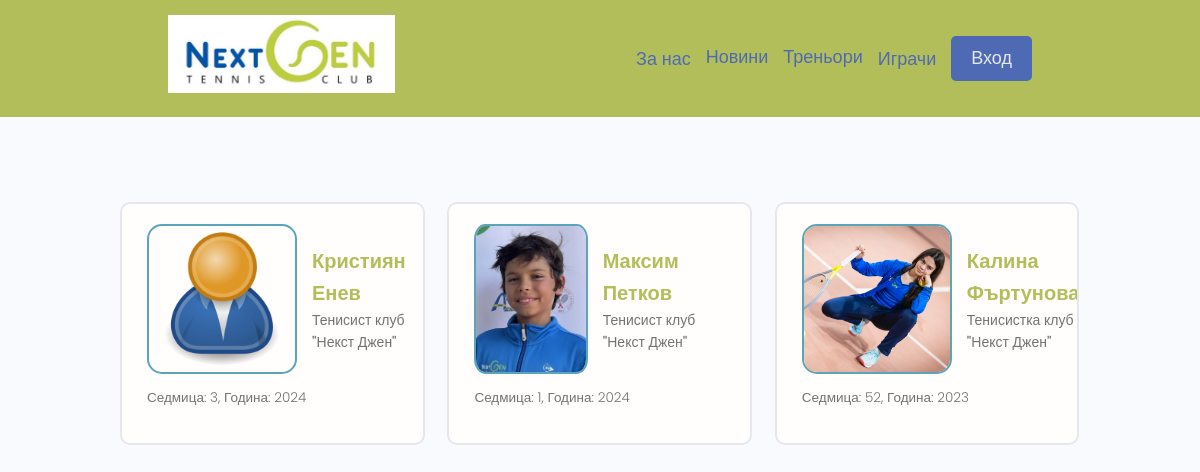
Screenshot of /profiles/playersotw/ with the database file from the repository.
### users/models.py (models this page shows, shortened)
class PlayerOTW(models.Model):
    YEARS = [(i,i) for i in range(2023,2033)]
    WEEKS = [(i,i) for i in range(1,58)]
    currentYear = datetime.datetime.now().year
    currentWeek = datetime.datetime.now().isocalendar()[1]
    player = models.ForeignKey(Profile,null=True, on_delete=models.SET_NULL)
    year = models.IntegerField(choices = YEARS, default=currentYear)
    week = models.IntegerField(choices = WEEKS, default=currentWeek)
    class Meta:
        ordering = ['-year', '-week']
        unique_together = ('week', 'year')

class Profile(models.Model):
    HAND_CHOICES=(('L', 'Лява'),('R', 'Дясна'))
    BACKHAND_CHOICES=(('S', 'С една ръка'), ('D', 'С две ръце'))
    user = models.OneToOneField(User, on_delete=models.CASCADE, null=True, blank= True)
    name = models.CharField(max_length=200, null=True, blank= True)
    email = models.EmailField(max_length=500, null=True, blank= True)
    linked_email = models.EmailField(max_length=500, null=True, blank= True)
    username = models.CharField(max_length=200, null=True, blank= True)
    location = models.CharField(max_length=200, null=True, blank= True)
    intro = models.CharField(max_length=200, null=True, blank= True)
    bio = models.TextField(null=True, blank= True)
    profile_image = models.ImageField(null=True, blank= True, upload_to='profiles', default="profiles/user-default.png")
    date_of_birth = models.DateField(null=True, blank= True)
    is_coach = models.BooleanField(default=False)
    hand = models.CharField(max_length=10, choices = HAND_CHOICES, default = "R")
    backhand = models.CharField(max_length=10, choices = BACKHAND_CHOICES, default = "D")
    social_facebook = models.CharField(max_length=200, null=True, blank= True)
    social_instagram = models.CharField(max_length=200, null=True, blank= True)
    created = models.DateTimeField(auto_now_add=True)
    id = models.UUIDField(primary_key=True, default=uuid.uuid4, unique=True, editable=False)
    class Meta:
        ordering = ['name']

### users/views.py (the view)
# urls.py: path('playersotw/', views.playersOTW, name='playersotw'),
def playersOTW(request):
    players = PlayerOTW.objects.all
    context = {'players' : players}
    return render(request, 'users/playersotw.html', context)

### users/templates/users/playersotw.html
{% extends 'main.html' %}
{% block content %}
<main class="home">
    <section class="devlist">
      <div class="container">
        <div class="grid grid--three">
        {% for player in players %}
          <div class="column card">
            <div class="dev">
              <a href="{% url 'user-profile' player.player.id %}" class="card__body">
                <div class="dev__profile">
                  <img class="avatar avatar--lg" src="{{player.player.profile_image.url}}" alt="image" />
                  <div class="dev__meta">
                    <h3>{{player.player.name}}</h3>
                    <h5>{{player.player.intro}}</h5>
                  </div>
                </div>
                <p class="dev__info">
                    Седмица: {{player.week}}, Година: {{player.year}}
                </p>
              </a>
            </div>
          </div>
        {% endfor %}
        </div>
      </div>
    </section>
  </main>
{% endblock content %}

### static/styles/app.css (style rules this page uses)
:root { --color-sub: #b2be59; --color-menu: rgb(79, 106, 180); --color-message: rgb(66, 66, 66); }
.card { border: 2px solid var(--color-light); }
img { width: 100%; }
.devlist { margin-top: 8rem; }
.devlist .grid { align-items: stretch; }
.devlist .dev .dev__profile { display: flex; align-items: center; gap: 1.5rem; }
.devlist .dev .dev__meta h3 { color: var(--color-sub); font-size: 2rem; font-weight: 700; }
.devlist .dev .dev__meta h5 { color: var(--color-text); font-size: 1.4rem; font-weight: 500; }
.devlist .dev .dev__info { margin: 1.5rem 0; font-size: 1.35rem; line-height: 1.4; text-align: justify; }

### static/slider/slider.css (style rules this page uses)
* { box-sizing:border-box }

### static/uikit/styles/modules/_variables.css (style rules this page uses)
:root { --color-main: #5aa5b9; --color-main-light: #e6faff; --color-sub: #3f4156; --color-sub-light: #51546e; --color-sub-lighter: #ededfd; --color-text: #737373; --color-gray: #8b8b8b; --color-light: #e5e7eb; --color-light-gray: #767676; --color-bg: #f8fafd; --color-white: #fffefd; --color-white-light: #f3f3f3; --color-success: #359e64; --color-success-bg: #def8e8; --color-error: #fc4b0b; --color-error-bg: #fff2ee; --font-base: 'Poppins', arial, helvetica, 'Segoe UI', roboto, ubuntu, sans-serif; --font-monospace: 'Fira Code', 'Courier New', courier, monospace; --font-regular: 300; --font-medium: 500; --font-bold: 700; --generic-shadow: 1px 1px 5px #00000010; --generic-transition: all 0.3s ease-in-out; }

### static/uikit/styles/modules/_base.css (style rules this page uses)
* { margin: 0; padding: 0; box-sizing: border-box; text-rendering: optimizeLegibility; color: inherit; font-size: inherit; }
html { font-size: 50%; }
@media only screen and (min-width: 480px) { html { font-size: 56.25%; } }
@media only screen and (min-width: 1200px) { html { font-size: 62.5%; } }
body { line-height: 1.6; font-weight: 400; font-size: 1.5rem; color: var(--color-text); background-color: var(--color-bg); min-height: 100vh; }

### static/uikit/styles/modules/_typography.css (style rules this page uses)
* { font-family: var(--font-base); }
h3 { font-size: 3.2rem; font-weight: var(--font-medium); }
h5 { font-size: 2.4rem; font-weight: var(--font-medium); }
h5, h6 { font-weight: var(--font-regular); }
p, span, strong { font-size: 1.6rem; color: var(--color-text); font-weight: var(--font-regular); }
a { padding-bottom: 2px; text-decoration: none; display: inline-block; color: var(--color-main); font-weight: var(--font-medium); }

### static/uikit/styles/modules/_utilities.css (style rules this page uses)
.container { width: 92%; max-width: 165rem; margin: 0 auto; box-sizing: border-box; }
@media screen and (min-width: 1000px) { .container { width: 90%; } }
@media screen and (min-width: 1200px) { .container { width: 80%; } }

### static/uikit/styles/modules/_avatar.css (style rules this page uses)
.avatar { border-radius: 10%; border: 2px solid var(--color-main); object-fit: cover; }
.avatar--lg { height: 15rem; width: 15rem; }

### static/uikit/styles/modules/_card.css (style rules this page uses)
.card { border-radius: 1rem; background-color: var(--color-white); border: 1.5px solid var(--color-light); width: auto; height: auto; margin-top: 0.5rem; margin-bottom: 0.5rem; overflow: hidden; }
.card__body, .card__header { padding: 2rem 2.5rem; }

### static/uikit/styles/modules/_grid.css (style rules this page uses)
.grid { display: flex; flex-wrap: wrap; justify-content: flex-start; align-items: stretch; }
.grid > .column { min-width: 28rem; margin-bottom: 2.5rem; }
.grid--three > .column { flex-basis: 100%; }
@media screen and (min-width: 800px) { .grid--three { margin-right: -2%; } }
@media screen and (min-width: 800px) { .grid--three > .column { margin-right: 2%; } }
@media screen and (min-width: 800px) { .grid--three > .column { flex-basis: 48%; } }
@media screen and (min-width: 1200px) { .grid--three { margin-right: -2.33%; } }
@media screen and (min-width: 1200px) { .grid--three > .column { margin-right: 2.33%; } }
@media screen and (min-width: 1200px) { .grid--three > .column { flex-basis: 31%; } }

### rows the page displays
PlayerOTW: player.profile_image (placeholder picture), player.name "Кристиян Енев", player.intro "Тенисист клуб \"Некст Джен\"", week "3", year "2024"
PlayerOTW: player.profile_image (picture), player.name "Максим Петков", player.intro "Тенисист клуб \"Некст Джен\"", week "1", year "2024"
PlayerOTW: player.profile_image (picture), player.name "Калина Фъртунова", player.intro "Тенисистка клуб \"Некст Джен\"", week "52", year "2023"
